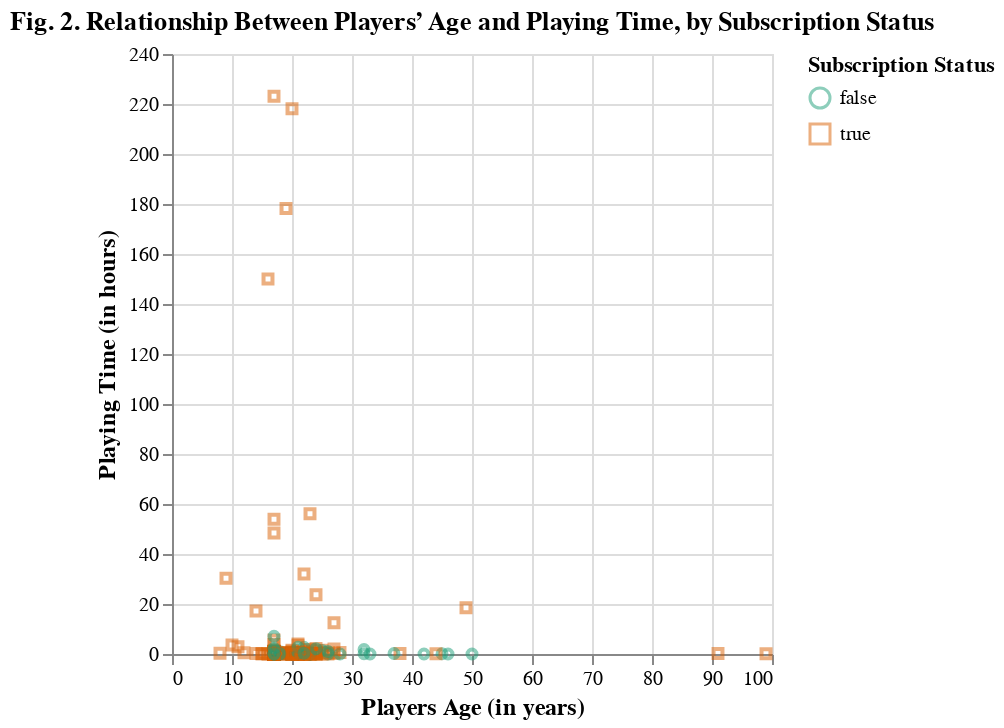

The cell this chart's notebook holds for it:
### Markdown cell above
The visualization shows the relationship between players’ age (in years) and their playing time (in hours). The majority of players have fewer than 20 hours of playtime and are between approximately 15 to 30 years old. There are also a few outliers, with some players having logged over 150–220 hours of playtime.

Next, let's colour the data points based on newsletter subscription to see whether any noticeable patterns emerge between age, playing time, and subscription status.

### Code cell
players_plot_classified = alt.Chart(players_tidy, title="Fig. 2. Relationship Between Players’ Age and Playing Time, by Subscription Status").mark_point(size=20, opacity = 0.5).encode(
    x = alt.X('age')
    .title('Players Age (in years)'),
    y = alt.Y('played_hours')
    .title('Playing Time (in hours)'),
    color=alt.Color("subscribe")
    .legend(orient="right")
    .title("Subscription Status")
    .scale(scheme="dark2"),
    shape="subscribe"
).configure_axis(titleFontSize=12)
players_plot_classified

### Figure 1 — Vega specification as saved in the notebook (floating-point values rounded to 4 significant figures; data arrays with more than 128 entries replaced by an {"elided": "..."} marker saying what was removed)
{"$schema": "https://vega.github.io/schema/vega/v5.json", "data": [{"name": "source_0", "values": {"elided": "196 records"}}, {"name": "source_0_x_domain_age", "values": [{"min": 8, "max": 99}]}, {"name": "source_0_y_domain_played_hours", "values": [{"min": 0.0, "max": 223.1}]}, {"name": "source_0_color_domain_subscribe", "values": [{"subscribe": true}, {"subscribe": false}]}, {"name": "source_0_shape_domain_subscribe", "values": [{"subscribe": true}, {"subscribe": false}]}], "marks": [{"type": "symbol", "name": "marks", "from": {"data": "source_0"}, "encode": {"update": {"fill": {"value": "transparent"}, "opacity": {"value": 0.5}, "x": {"field": "age", "scale": "x"}, "stroke": {"field": "subscribe", "scale": "color"}, "y": {"field": "played_hours", "scale": "y"}, "shape": {"field": "subscribe", "scale": "shape"}, "size": {"value": 20}}}, "style": ["point"]}], "scales": [{"name": "x", "type": "linear", "domain": [{"signal": "(data(\"source_0_x_domain_age\")[0] || {}).min"}, {"signal": "(data(\"source_0_x_domain_age\")[0] || {}).max"}], "range": [0, {"signal": "width"}], "zero": true, "nice": true}, {"name": "y", "type": "linear", "domain": [{"signal": "(data(\"source_0_y_domain_played_hours\")[0] || {}).min"}, {"signal": "(data(\"source_0_y_domain_played_hours\")[0] || {}).max"}], "range": [{"signal": "height"}, 0], "zero": true, "nice": true}, {"name": "color", "type": "ordinal", "domain": {"data": "source_0_color_domain_subscribe", "field": "subscribe", "sort": true}, "range": {"scheme": "dark2"}}, {"name": "shape", "type": "ordinal", "domain": {"data": "source_0_shape_domain_subscribe", "field": "subscribe", "sort": true}, "range": "symbol"}], "axes": [{"scale": "x", "orient": "bottom", "tickCount": {"signal": "ceil(width/40)"}, "minExtent": 0, "ticks": false, "aria": false, "zindex": 0, "maxExtent": 0, "gridScale": "y", "grid": true, "labels": false, "domain": false}, {"scale": "y", "ticks": false, "labels": false, "grid": true, "maxExtent": 0, "tickCount": {"signal": "ceil(height/40)"}, "zindex": 0, "orient": "left", "domain": false, "gridScale": "x", "minExtent": 0, "aria": false}, {"scale": "x", "orient": "bottom", "title": "Players Age (in years)", "grid": false, "labelFlush": true, "labelOverlap": true, "tickCount": {"signal": "ceil(width/40)"}, "zindex": 0}, {"scale": "y", "zindex": 0, "title": "Playing Time (in hours)", "labelOverlap": true, "orient": "left", "grid": false, "tickCount": {"signal": "ceil(height/40)"}}], "title": {"text": "Fig. 2. Relationship Between Players’ Age and Playing Time, by Subscription Status", "frame": "group"}, "legends": [{"orient": "right", "title": "Subscription Status", "stroke": "color", "symbolType": "circle", "encode": {"symbols": {"update": {"fill": {"value": "transparent"}, "opacity": {"value": 0.5}}}}, "shape": "shape"}], "height": 300, "width": 300, "config": {"axis": {"titleFontSize": 12}}, "padding": 5, "background": "white", "style": "cell"}
